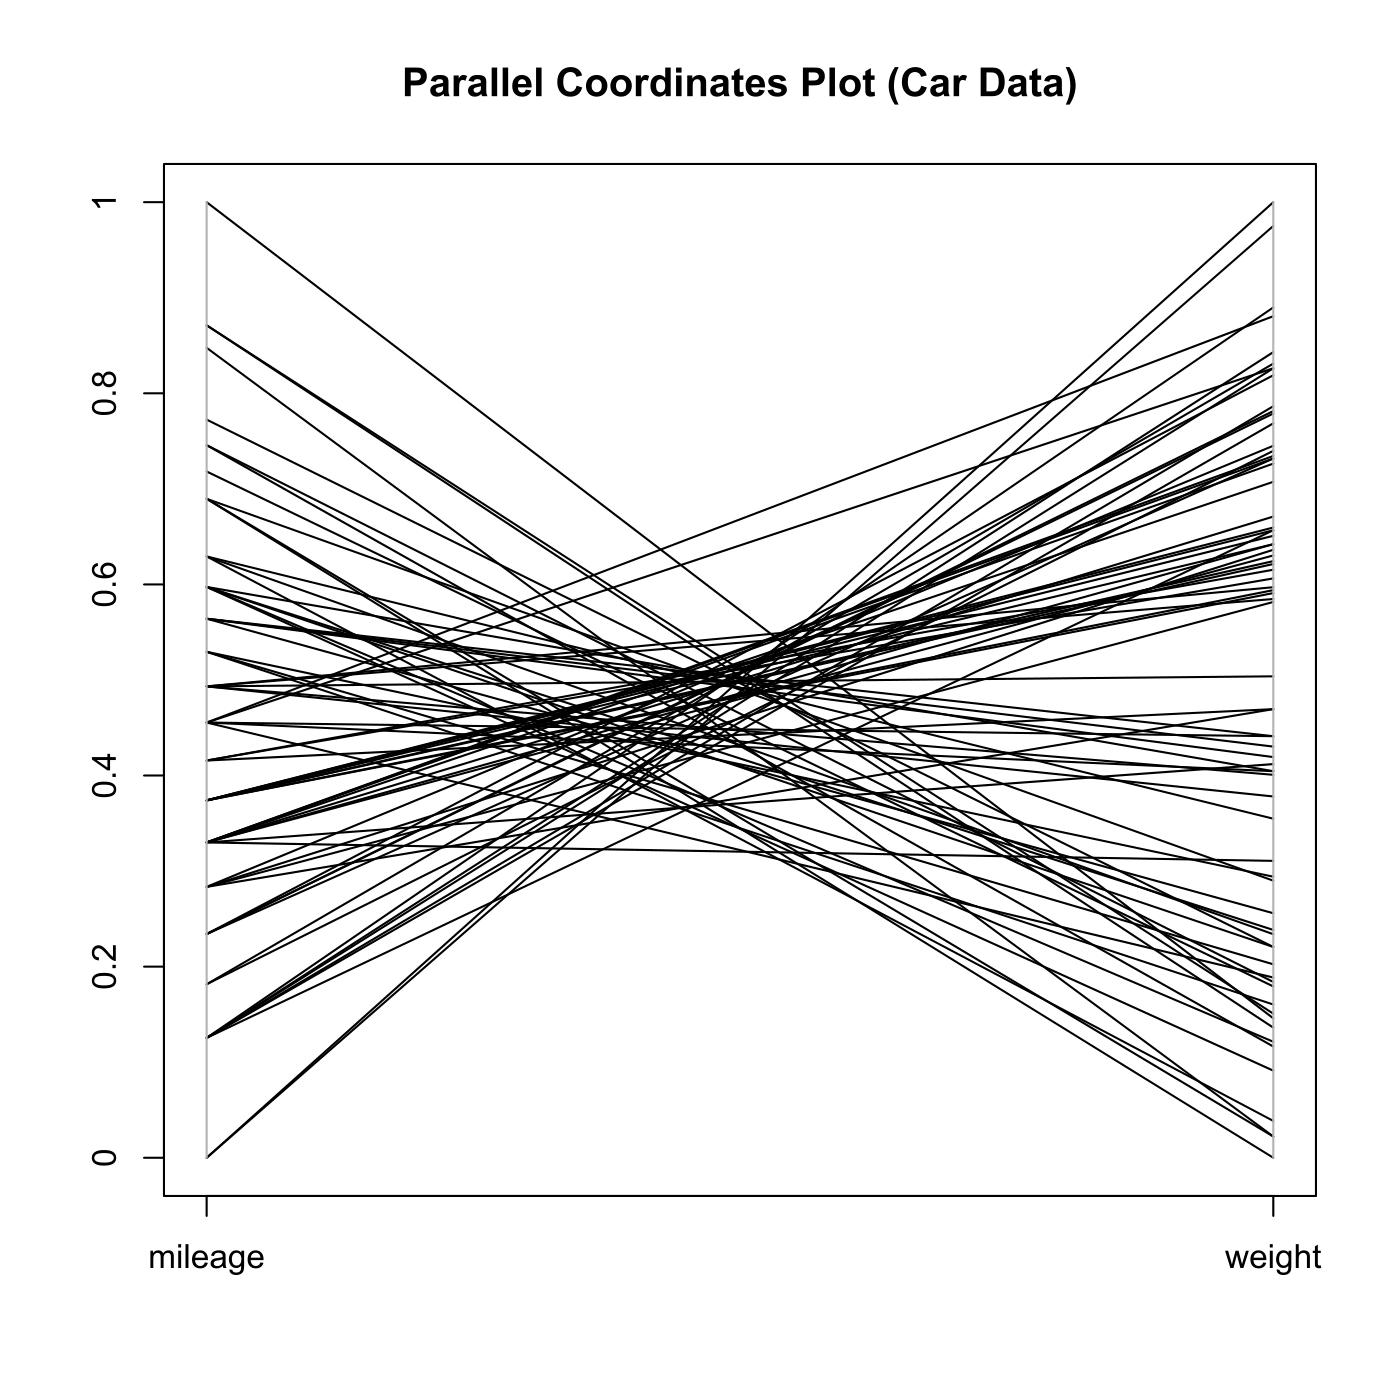

Write R code to recreate this figure.

# clear all variables
rm(list = ls(all = TRUE))
graphics.off()

# install and load packages
libraries = c("MASS")
lapply(libraries, function(x) if (!(x %in% installed.packages())) {
    install.packages(x)
})
lapply(libraries, library, quietly = TRUE, character.only = TRUE)

# load data
x = read.table("carc.txt")
frame = data.frame(x[, c(2, 8)])
colnames(frame) = c("mileage", "weight")

# Plot
parcoord(log(frame[, c(1, 2)]), frame = TRUE, main = "Parallel Coordinates Plot (Car Data)")
axis(side = 2, at = seq(0, 1, 0.2), labels = seq(0, 1, 0.2)) 
